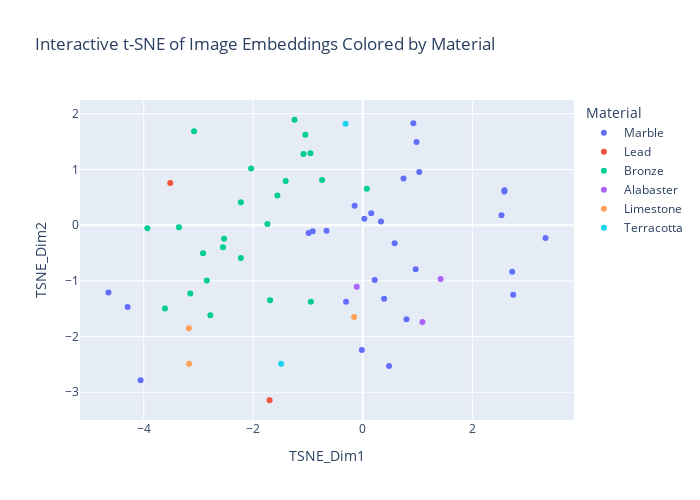

Source (notebook cell):
### Code cell
# Plot the t-SNE embeddings colored by material
fig = px.scatter(
        plotly_df,
        x='TSNE_Dim1',
        y='TSNE_Dim2',
        color='Material',
        hover_data=['Filename'], # Show filename when hovering
        title='Interactive t-SNE of Image Embeddings Colored by Material',
        width=700, height=500
    )

fig.show()

### Figure 1 — Plotly figure (JSON) as saved in the notebook; plotly's stock layout.template omitted (floating-point values rounded to 4 significant figures)
{"data": [{"customdata": [["page188_img01_photo13.jpg"], ["page202_img01_photo3.jpg"], ["page202_img01_photo4.jpg"], ["page205_img01_photo4.jpg"], ["page217_img01_photo2.jpg"], ["page226_img01_photo2.jpg"], ["page232_img01_photo3.jpg"], ["page240_img01_photo4.jpg"], ["page244_img01_photo5.jpg"], ["page252_img01_photo6.jpg"], ["page255_img01_photo12.jpg"], ["page258_img01_photo5.jpg"], ["page262_img01_photo6.jpg"], ["page264_img01_photo3.jpg"], ["page275_img01_photo2.jpg"], ["page284_img01_photo9.jpg"], ["page286_img01_photo3.jpg"], ["page294_img01_photo2.jpg"], ["page297_img01_photo2.jpg"], ["page304_img01_photo5.jpg"], ["page308_img01_photo2.jpg"], ["page319_img01_photo3.jpg"], ["page333_img01_photo2.jpg"], ["page338_img01_photo3.jpg"], ["page349_img01_photo2.jpg"], ["page357_img01_photo12.jpg"], ["page358_img01_photo10.jpg"], ["page358_img01_photo4.jpg"]], "hovertemplate": "Material=Marble<br>TSNE_Dim1=%{x}<br>TSNE_Dim2=%{y}<br>Filename=%{customdata[0]}<extra></extra>", "legendgroup": "Marble", "marker": {"color": "#636efa", "symbol": "circle"}, "mode": "markers", "name": "Marble", "orientation": "v", "showlegend": true, "type": "scatter", "x": [0.3327, 0.1552, -0.9135, -4.057, 2.748, 2.535, -0.1487, -0.01693, 1.032, 0.02857, -0.3054, 0.9666, 0.2187, 0.7988, 2.729, -0.6626, 0.7439, 0.5819, 2.586, 0.3899, 3.339, 0.9238, 2.589, 0.9817, -0.9882, -4.295, -4.645, 0.4797], "xaxis": "x", "y": [0.0654, 0.2121, -0.1105, -2.782, -1.25, 0.1775, 0.3484, -2.239, 0.9522, 0.114, -1.373, -0.7896, -0.9836, -1.687, -0.8371, -0.1013, 0.8361, -0.325, 0.6036, -1.322, -0.2287, 1.831, 0.6269, 1.494, -0.1412, -1.469, -1.208, -2.526], "yaxis": "y"}, {"customdata": [["page211_img01_photo12.jpg"], ["page212_img01_photo8.jpg"]], "hovertemplate": "Material=Lead<br>TSNE_Dim1=%{x}<br>TSNE_Dim2=%{y}<br>Filename=%{customdata[0]}<extra></extra>", "legendgroup": "Lead", "marker": {"color": "#EF553B", "symbol": "circle"}, "mode": "markers", "name": "Lead", "orientation": "v", "showlegend": true, "type": "scatter", "x": [-3.517, -1.702], "xaxis": "x", "y": [0.7571, -3.143], "yaxis": "y"}, {"customdata": [["page211_img01_photo4.jpg"], ["page212_img01_photo4.jpg"], ["page213_img01_photo5.jpg"], ["page213_img01_photo9.jpg"], ["page222_img01_photo3.jpg"], ["page222_img01_photo7.jpg"], ["page223_img01_photo3.jpg"], ["page228_img01_photo3.jpg"], ["page228_img01_photo9.jpg"], ["page229_img01_photo5.jpg"], ["page229_img01_photo9.jpg"], ["page230_img01_photo6.jpg"], ["page250_img01_photo8.jpg"], ["page276_img01_photo5.jpg"], ["page310_img01_photo10.jpg"], ["page310_img01_photo5.jpg"], ["page311_img01_photo8.jpg"], ["page312_img01_photo4.jpg"], ["page325_img01_photo10.jpg"], ["page325_img01_photo5.jpg"], ["page330_img01_photo3.jpg"], ["page352_img01_photo7.jpg"], ["page363_img01_photo4.jpg"], ["page365_img01_photo3.jpg"]], "hovertemplate": "Material=Bronze<br>TSNE_Dim1=%{x}<br>TSNE_Dim2=%{y}<br>Filename=%{customdata[0]}<extra></extra>", "legendgroup": "Bronze", "marker": {"color": "#00cc96", "symbol": "circle"}, "mode": "markers", "name": "Bronze", "orientation": "v", "showlegend": true, "type": "scatter", "x": [-3.08, -2.534, -1.693, -3.934, -2.784, -0.9484, -1.56, -3.356, -3.151, -2.553, -1.742, -2.226, -2.039, -3.613, -2.917, -2.226, -1.083, 0.07318, -1.247, -0.9559, -0.7431, -1.408, -2.849, -1.048], "xaxis": "x", "y": [1.687, -0.2431, -1.349, -0.05432, -1.618, -1.376, 0.5314, -0.03636, -1.225, -0.3952, 0.02285, -0.59, 1.016, -1.495, -0.5045, 0.4089, 1.277, 0.6555, 1.892, 1.292, 0.8112, 0.7927, -0.9951, 1.624], "yaxis": "y"}, {"customdata": [["page214_img01_photo14.jpg"], ["page250_img01_photo2.jpg"], ["page251_img01_photo12.jpg"]], "hovertemplate": "Material=Alabaster<br>TSNE_Dim1=%{x}<br>TSNE_Dim2=%{y}<br>Filename=%{customdata[0]}<extra></extra>", "legendgroup": "Alabaster", "marker": {"color": "#ab63fa", "symbol": "circle"}, "mode": "markers", "name": "Alabaster", "orientation": "v", "showlegend": true, "type": "scatter", "x": [1.422, 1.09, -0.1099], "xaxis": "x", "y": [-0.965, -1.738, -1.105], "yaxis": "y"}, {"customdata": [["page214_img01_photo4.jpg"], ["page230_img01_photo8.jpg"], ["page328_img01_photo3.jpg"]], "hovertemplate": "Material=Limestone<br>TSNE_Dim1=%{x}<br>TSNE_Dim2=%{y}<br>Filename=%{customdata[0]}<extra></extra>", "legendgroup": "Limestone", "marker": {"color": "#FFA15A", "symbol": "circle"}, "mode": "markers", "name": "Limestone", "orientation": "v", "showlegend": true, "type": "scatter", "x": [-3.171, -3.176, -0.1577], "xaxis": "x", "y": [-2.487, -1.849, -1.65], "yaxis": "y"}, {"customdata": [["page223_img01_photo8.jpg"], ["page231_img01_photo11.jpg"]], "hovertemplate": "Material=Terracotta<br>TSNE_Dim1=%{x}<br>TSNE_Dim2=%{y}<br>Filename=%{customdata[0]}<extra></extra>", "legendgroup": "Terracotta", "marker": {"color": "#19d3f3", "symbol": "circle"}, "mode": "markers", "name": "Terracotta", "orientation": "v", "showlegend": true, "type": "scatter", "x": [-0.3134, -1.491], "xaxis": "x", "y": [1.819, -2.488], "yaxis": "y"}], "layout": {"height": 500, "legend": {"title": {"text": "Material"}, "tracegroupgap": 0}, "title": {"text": "Interactive t-SNE of Image Embeddings Colored by Material"}, "width": 700, "xaxis": {"anchor": "y", "domain": [0, 1], "title": {"text": "TSNE_Dim1"}}, "yaxis": {"anchor": "x", "domain": [0, 1], "title": {"text": "TSNE_Dim2"}}}}
